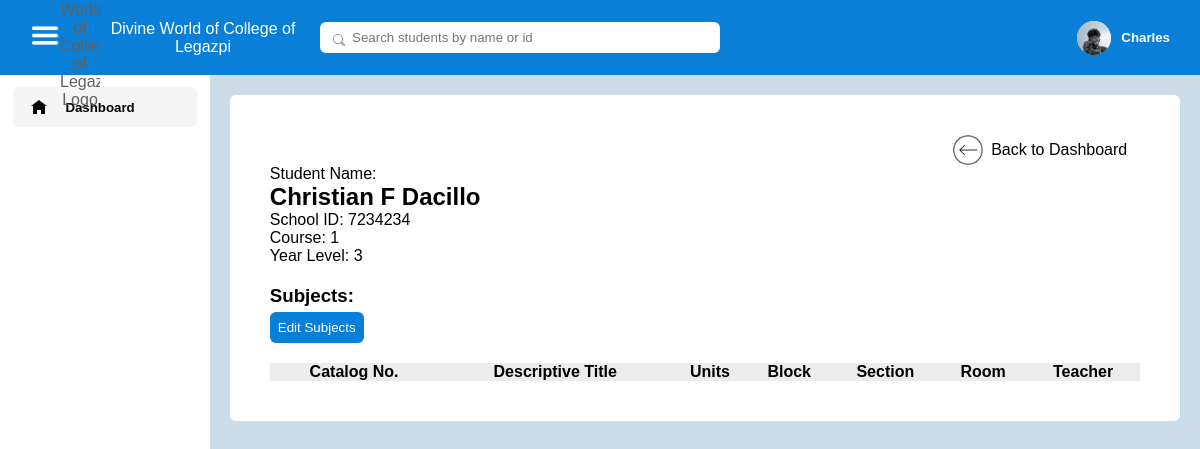
The app's page /pages/student_subjects.php?studentId=11 (signed in), older data.
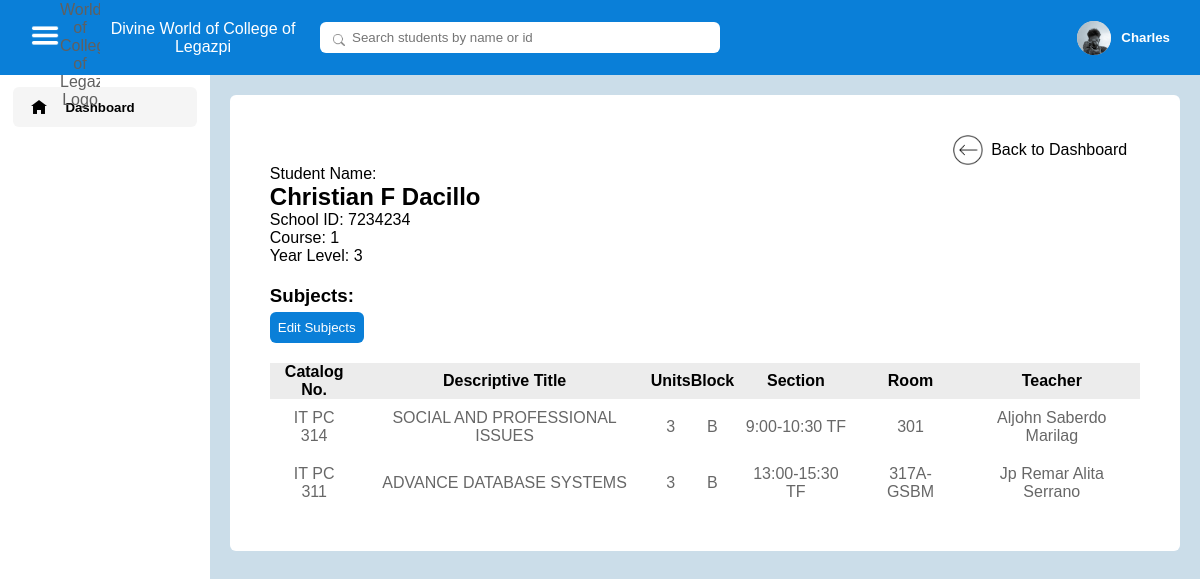
The same page, newer data.
### tables this page shows
CREATE TABLE `student_schedules` (
  `student_schedule_id` int(11) NOT NULL,
  `student_id` int(11) NOT NULL,
  `schedule_id` int(11) NOT NULL
);

CREATE TABLE `subjects` (
  `subject_id` int(11) NOT NULL,
  `catalog_number` varchar(255) NOT NULL,
  `descriptive_title` varchar(255) NOT NULL,
  `units` float NOT NULL
);

CREATE TABLE `blocks` (
  `block_id` int(11) NOT NULL,
  `block_name` varchar(255) NOT NULL
);

CREATE TABLE `schedules` (
  `schedule_id` int(11) NOT NULL,
  `subject_id` int(11) NOT NULL,
  `block_id` int(11) NOT NULL,
  `day_of_week` varchar(4) NOT NULL,
  `start_time` varchar(5) NOT NULL,
  `end_time` varchar(5) NOT NULL,
  `room_id` int(11) NOT NULL,
  `teacher_id` int(11) NOT NULL
);

CREATE TABLE `rooms` (
  `room_id` int(11) NOT NULL,
  `room_name` varchar(255) NOT NULL
);

### pages/student_subjects.php (the view, shortened to what the changed rows need)
<?php
require_once('../database/database.php');
$stmt_student = $conn->prepare("SELECT first_name, last_name, middle_name, school_id, course, year_level FROM students WHERE student_id = ?");
$stmt_student->bind_param("i", $_GET['studentId']);
$stmt_student->execute();
$stmt_student->bind_result($student_first_name, $student_last_name, $student_middle_name, $school_id, $course, $year_level);
$stmt_student_schedules = $conn->prepare("SELECT student_schedules.student_schedule_id, subjects.catalog_number, subjects.descriptive_title, subjects.units, blocks.block_name, schedules.start_time, schedules.end_time, schedules.day_of_week, rooms.room_name, teachers.first_name, teachers.last_name, teachers.middle_name
FROM student_schedules
JOIN students ON student_schedules.student_id = students.student_id
JOIN schedules ON student_schedules.schedule_id = schedules.schedule_id
JOIN subjects ON schedules.subject_id = subjects.subject_id
JOIN blocks ON schedules.block_id = blocks.block_id
JOIN rooms ON schedules.room_id = rooms.room_id
JOIN teachers ON schedules.teacher_id = teachers.teacher_id
WHERE student_schedules.student_id = ?");
$stmt_student_schedules->bind_param('i', $_GET['studentId']);
$stmt_student_schedules->execute();
$stmt_student_schedules->bind_result($student_schedule_id, $catalog_number, $descriptive_title, $units, $block_name, $start_time, $end_time, $day_of_week, $room_name, $teacher_first_name, $teacher_last_name, $teacher_middle_name);
$student_schedules = [];
while ($stmt_student_schedules->fetch()) {
    $student_schedules[] = [
        'student_schedule_id' => $student_schedule_id,
        'catalog_number' => $catalog_number,
        'descriptive_title' => $descriptive_title,
        'units' => $units,
        'block_name' => $block_name,
        'start_time' => $start_time,
        'end_time' => $end_time,
        'day_of_week' => $day_of_week,
        'room_name' => $room_name,
        'teacher_full_name' => $teacher_first_name . " " . $teacher_middle_name . " " . $teacher_last_name
    ];
}
?>
<!DOCTYPE html>
<html lang="en">
<head>
    <link rel="stylesheet" href="../styles/dashboard/dashboard.css">
    <link rel="stylesheet" href="../styles/default.css">
    <link rel="stylesheet" href="../styles/nav/nav.css">
    <link rel="stylesheet" href="../styles/student_subjects/student_subjects.css">
</head>
<body>
    <main>
        <div class="section_column">
            <div class="right_section">
                <div class="details_container">
                    <div class="details_wrapper">
                        <h2><?php echo $student_first_name . " " . $student_middle_name . " " . $student_last_name ?></h2>
                        <table>
                            <thead>
                                <tr>
                                    <th>Catalog No.</th>
                                    <th>Descriptive Title</th>
                                    <th>Units</th>
                                    <th>Block</th>
                                    <th>Section</th>
                                    <th>Room</th>
                                    <th>Teacher</th>
                                </tr>
                            </thead>
                            <?php foreach ($student_schedules as $schedule) {
                                $time = $schedule['start_time'] . "-" . $schedule['end_time'] . " " . $schedule['day_of_week'];
                                echo "<tbody>
                                <tr>
                                    <td>{$schedule['catalog_number']}</td>
                                    <td>{$schedule['descriptive_title']}</td>
                                    <td>{$schedule['units']}</td>
                                    <td>{$schedule['block_name']}</td>
                                    <td>{$time}</td>
                                    <td>{$schedule['room_name']}</td>
                                    <td>{$schedule['teacher_full_name']}</td>
                                </tr>
                            </tbody>";
                            }
                            ?>
                        </table>
                    </div>
                </div>
            </div>
        </div>
    </main>
</body>
</html>

Row changes from the older to the newer data that the page shows:
added student_schedules: subjects.catalog_number "IT PC 314", subjects.descriptive_title "SOCIAL AND PROFESSIONAL ISSUES", subjects.units "3", blocks.block_name "B", schedule.day_of_week "9:00-10:30 TF", rooms.room_name "301", teacher_full_name "Aljohn Saberdo Marilag"
added student_schedules: subjects.catalog_number "IT PC 311", subjects.descriptive_title "ADVANCE DATABASE SYSTEMS", subjects.units "3", blocks.block_name "B", schedule.day_of_week "13:00-15:30 TF", rooms.room_name "317A-GSBM", teacher_full_name "Jp Remar Alita Serrano"
